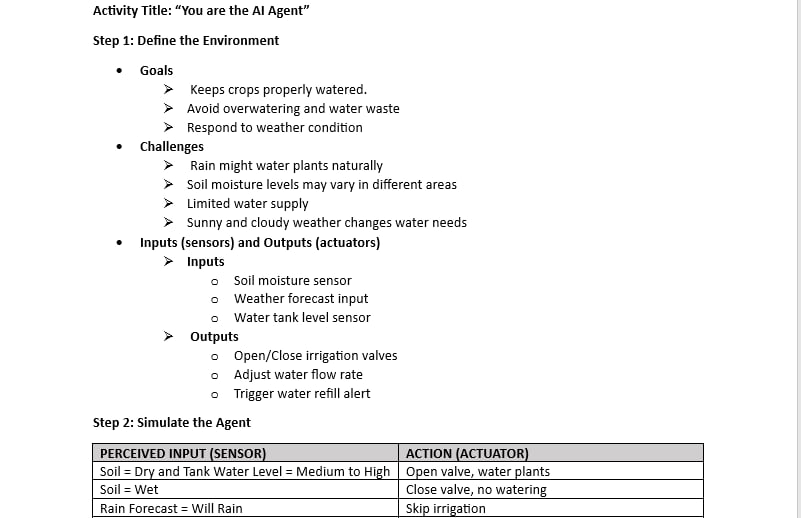
#> input picture images/sample.png, 801 x 518 px, found by its file name
$ python textDetection.py
#> lines starting #> are read from the running program, lines starting #| are printed output that depends on the picture; after the words box and inside, x2 and y2 are one past the last pixel; in counts of white or black regions, pixels touching at a corner belong together
import cv2
import pytesseract
import matplotlib.pyplot as plt

# Path to tesseract executable (update if needed)
pytesseract.pytesseract.tesseract_cmd = r"C:\Program Files\Tesseract-OCR\tesseract.exe"

# Load image
image = cv2.imread("./images/sample.png")
#> image is the input picture: shape (518, 801, 3); mean B, G, R 243.8, 243.8, 243.8

# Convert to grayscale
gray = cv2.cvtColor(image, cv2.COLOR_BGR2GRAY)

# Apply adaptive threshold (better than fixed threshold)
thresh = cv2.adaptiveThreshold(
    gray, 255, cv2.ADAPTIVE_THRESH_GAUSSIAN_C, cv2.THRESH_BINARY, 31, 2
)
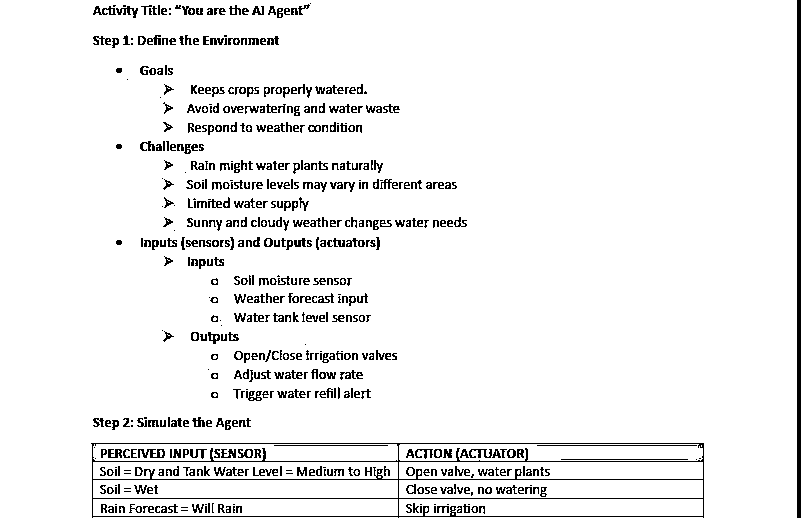
#> thresh: shape (518, 801); 94.2% white; black in thin lines or dots, all inside (x1, y1, x2, y2) = (91, 0, 801, 518)

# Detect text with bounding boxes
#> (the run stopped early here; a loop or call above may not have finished)

$ run again, with images/act2.png copied over images/sample.png
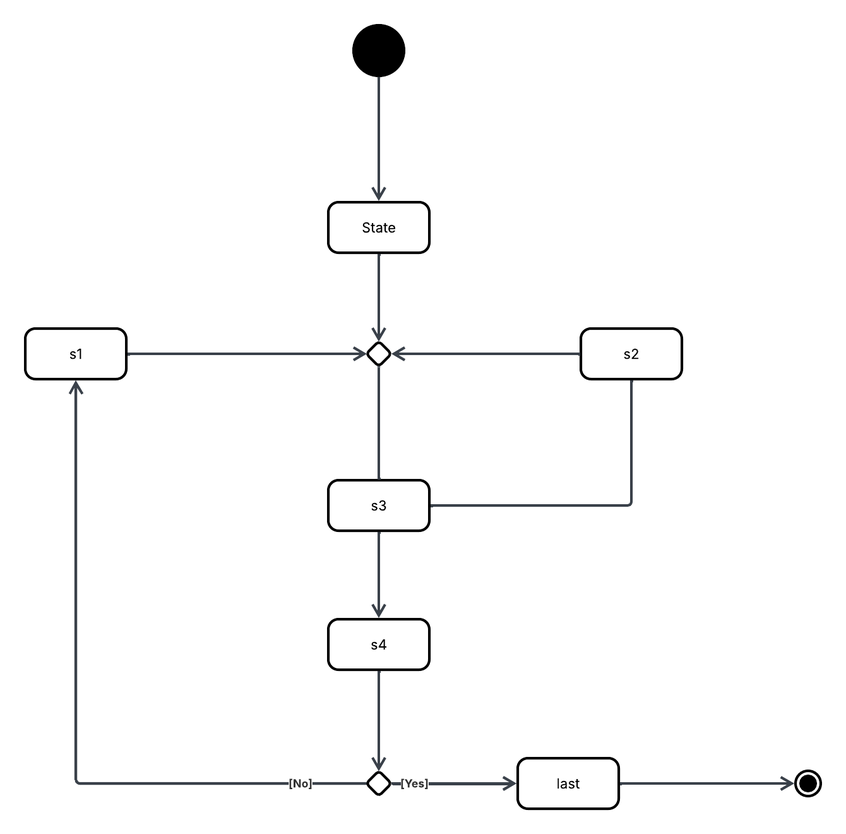
#> input picture images/act2.png, 846 x 834 px, shrunk from 1340 x 1320 before the run, found by its file name
#> image is the input picture: shape (834, 846, 3); mean B, G, R 250.4, 250.3, 250.3
#> `thresh = cv2.adaptiveThreshold( gray, 255, cv2.ADAPTIVE_THRESH_GAUSSIA..`:
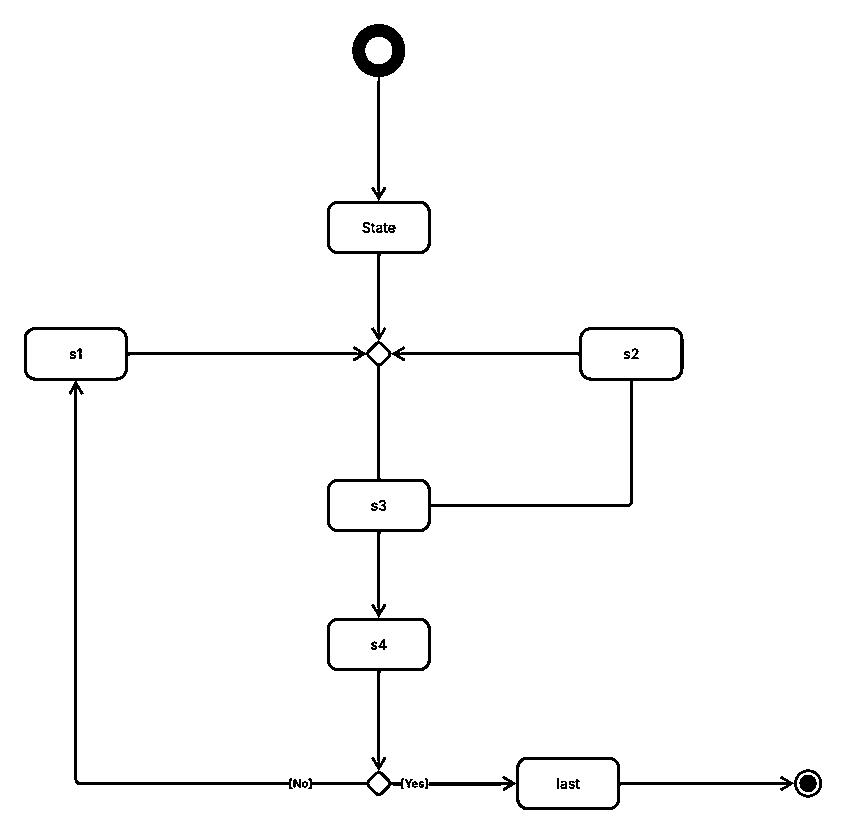
#> thresh: shape (834, 846); 97.8% white; 23 black regions, largest, box (x1, y1, x2, y2) and area: (24, 24, 684, 796) 12692, (425, 757, 822, 810) 2086, (799, 775, 817, 792) 237

$ run again, with images/actWithActor.png copied over images/sample.png
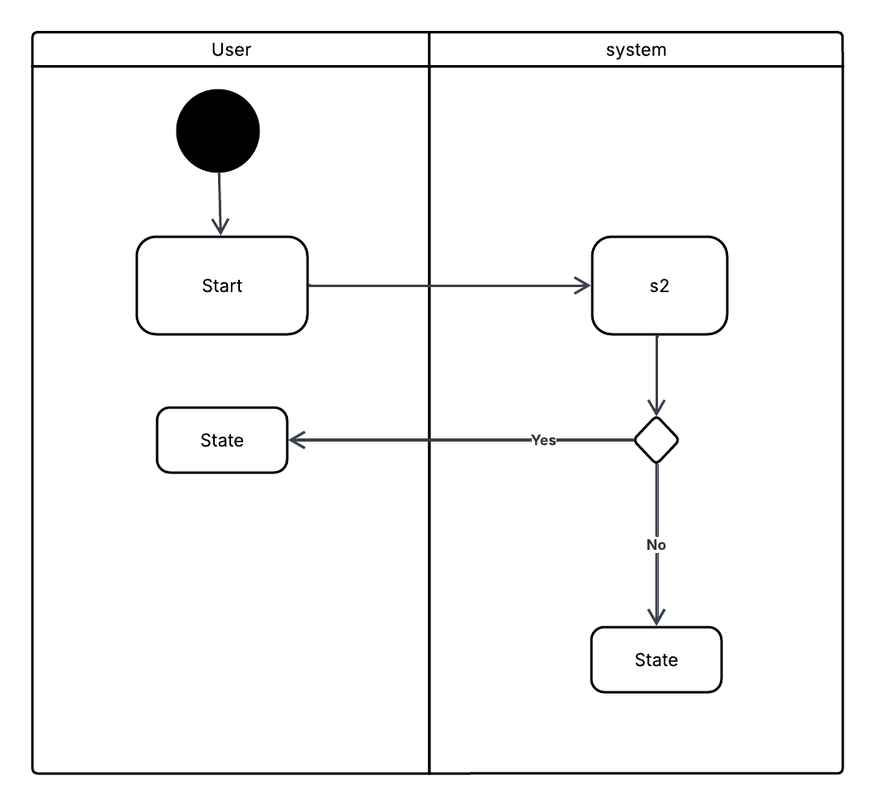
#> input picture images/actWithActor.png, 876 x 806 px, shrunk from 1077 x 991 before the run, found by its file name
#> image is the input picture: shape (806, 876, 3); mean B, G, R 246, 245.9, 245.9
#> `thresh = cv2.adaptiveThreshold( gray, 255, cv2.ADAPTIVE_THRESH_GAUSSIA..`:
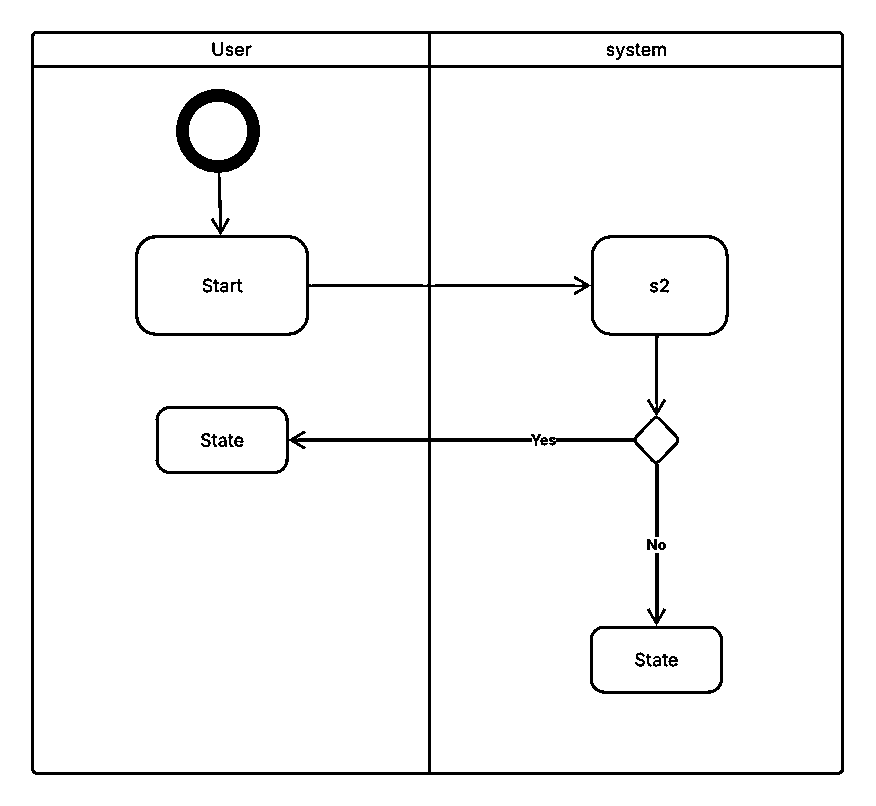
#> thresh: shape (806, 876); 96.1% white; 32 black regions, largest, box (x1, y1, x2, y2) and area: (31, 31, 844, 775) 24314, (590, 553, 723, 694) 1477, (652, 45, 666, 56) 84
